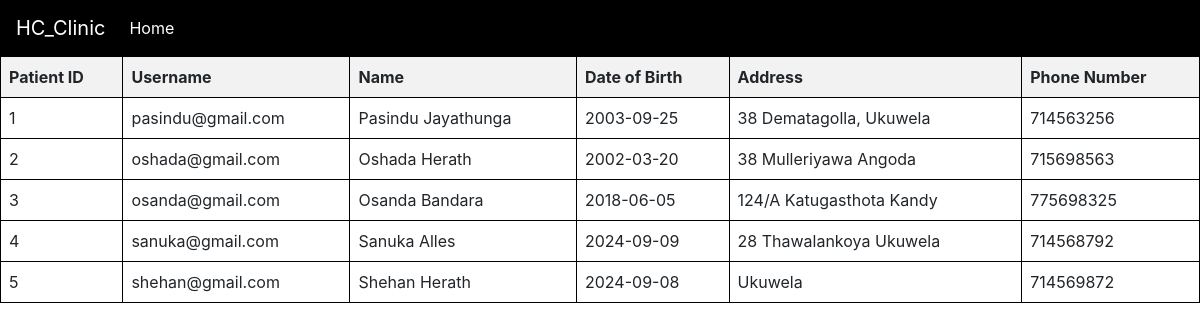
Page /adminviewpatient.php on the committed database.
### tables this page shows
CREATE TABLE `patients` (
  `p_id` int(11) NOT NULL AUTO_INCREMENT,
  `username` varchar(50) NOT NULL,
  `name` varchar(100) NOT NULL,
  `dob` date NOT NULL,
  `address` varchar(50) NOT NULL,
  `phone_number` int(11) NOT NULL,
  `med_history` text NOT NULL,
  `insurance_details` text NOT NULL,
  PRIMARY KEY (`p_id`)
);

### adminviewpatient.php (the view, shortened to what this page needs)
<!doctype html>
<html lang="en">
  <head>
    <link rel="stylesheet" href="https://stackpath.bootstrapcdn.com/bootstrap/4.3.1/css/bootstrap.min.css">
</head>
  <body>
    <nav class="navbar navbar-expand-sm navbar-dark" style="background-color: black;">
    <a class="navbar-brand" href="receptionisthome.php">HC_Clinic</a>
    <div class="collapse navbar-collapse" id="collapsibleNavId">
        <ul class="navbar-nav mr-auto mt-2 mt-lg-0">
        <li class="nav-item active">
                <a class="nav-link" href="adminhome.php">Home</a>
            </li>
        </ul>
    </div>
</nav>
    <center>
        <table>
            <thead>
                <th>Patient ID</th>
                <th>Username</th>
                <th>Name</th>
                <th>Date of Birth</th>
                <th>Address</th>
                <th>Phone Number</th>
            </thead>
        <?php
        include 'connect.php';
        $sql="SELECT p_id, username, name, dob, address, phone_number FROM patients";
        $result=mysqli_query($conn,$sql);
        if($result){while ($row=mysqli_fetch_assoc($result)){
            $p_id=$row['p_id'];
            $username=$row['username'];
            $name=$row['name'];
            $dob=$row['dob'];
            $address=$row['address'];
            $phone_number=$row['phone_number'];
            echo '<tbody>
                <tr>
                    <td>'.$p_id.'</td>
                    <td>'.$username.'</td>
                    <td>'.$name.'</td>
                    <td>'.$dob.'</td>
                    <td>'.$address.'</td>
                    <td>'.$phone_number.'</td>
                </tr>
                </tdoby>';
            }
        }
        ?>
        </table>
    </center>
</body>
</html>

### adminviewpatient.php (style rules this page uses)
table { width: 100%; border-collapse: collapse; }
th, td { border: 1px solid black; padding: 8px; text-align: left; }
th { background-color: #f2f2f2; }

### rows in the picture
patients: p_id "1", username "pasindu@gmail.com", name "Pasindu Jayathunga", dob "2003-09-25", address "38 Dematagolla, Ukuwela", phone_number "714563256"
patients: p_id "2", username "oshada@gmail.com", name "Oshada Herath", dob "2002-03-20", address "38 Mulleriyawa Angoda", phone_number "715698563"
patients: p_id "3", username "osanda@gmail.com", name "Osanda Bandara", dob "2018-06-05", address "124/A Katugasthota Kandy", phone_number "775698325"
patients: p_id "4", username "sanuka@gmail.com", name "Sanuka Alles", dob "2024-09-09", address "28 Thawalankoya Ukuwela", phone_number "714568792"
patients: p_id "5", username "shehan@gmail.com", name "Shehan Herath", dob "2024-09-08", address "Ukuwela", phone_number "714569872"
